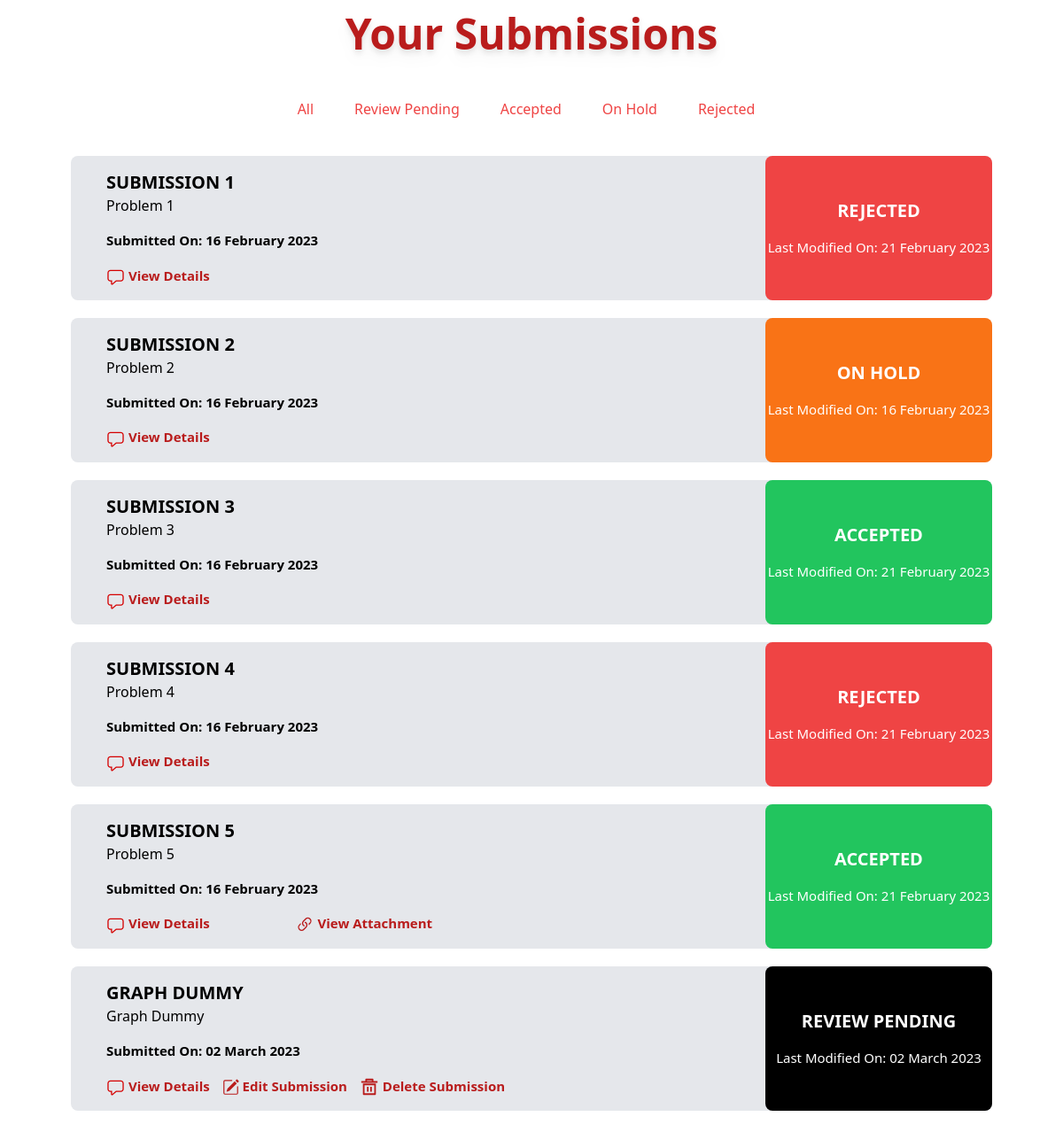
Before: / (signed in, lower part) with the older database file.
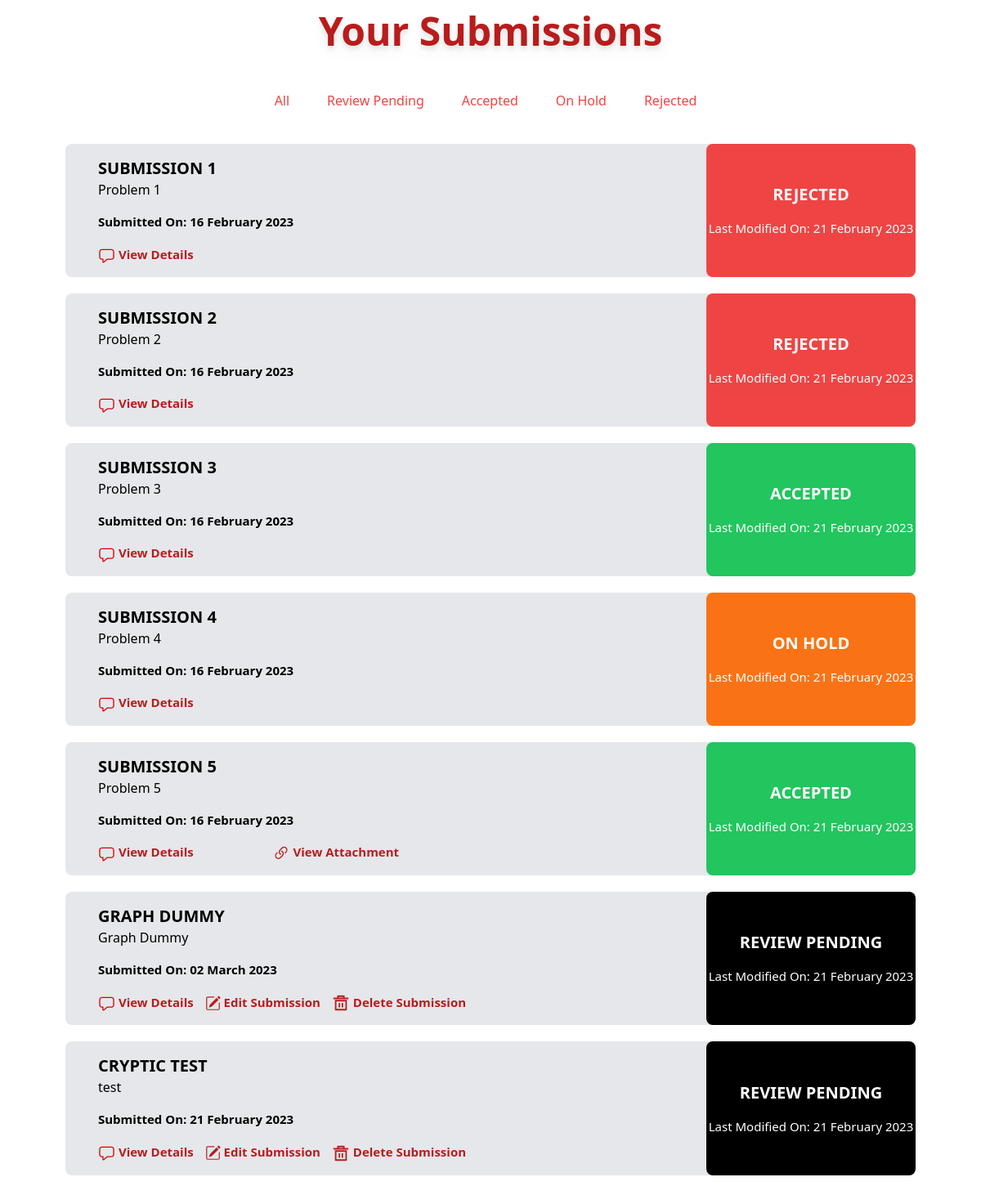
After: the same page with the newer database file.
### mainapp/models.py (models this page shows, shortened)
class Submission(models.Model):
    title = models.CharField(max_length=50)
    identified_problem = models.CharField(max_length=1000)
    proposed_solution = models.CharField(max_length=1000)
    benefit_of_solution = models.CharField(max_length=1000)
    similar_solutions = models.CharField(max_length=1000, null=True, blank=True)
    attachment = models.FileField(upload_to='submission_attachments/', null=True, blank=True)
    business_unit = models.ForeignKey(BusinessUnit, on_delete=models.CASCADE)
    ideator = models.ForeignKey(Account, on_delete=models.CASCADE)
    status = models.CharField(max_length=20, default="Review Pending") # Review Pending, On Hold, Accepted, Rejected
    remark = models.CharField(max_length=1000, null=True, blank=True)
    submitted_on = models.DateTimeField(default=localtime())
    modified_on = models.DateTimeField(default=localtime())
    key = models.CharField(max_length=50, unique=True)

### mainapp/views.py (the view, shortened to what this page needs)
# urls.py: path('', views.index, name='home'),
def index(request):
    bussiness_units = BusinessUnit.objects.all()
    innovation_champions = Account.objects.filter(is_IC=True)
    context = {
        'is_HOMEPAGE':1,
        'selected':'all',
        'bussiness_units':bussiness_units,
        'innovation_champions':innovation_champions,
    }
    if request.user.is_authenticated:
        if request.user.is_admin:
            return redirect('adminuser')
        if request.user.is_IG_admin:
            selected_BU = BusinessUnit.objects.all()[0]
            context["selected_BU"] = selected_BU
            submissions = Submission.objects.all()
            BU_submissions = submissions.filter(business_unit=selected_BU)
            graph4_array = [
                BU_submissions.count(),
                BU_submissions.filter(status="Accepted").count(),
                BU_submissions.filter(status="Rejected").count(),
                BU_submissions.filter(status="On Hold").count(),
                BU_submissions.filter(status="Review Pending").count()
            ]
            context["graph4_array"] = graph4_array
            if request.method == "POST":
                scroll_to_business_unit = True
                selected_BU_id = request.POST["business_unit"]
                selected_BU = BusinessUnit.objects.filter(id=selected_BU_id)[0]
                context["selected_BU"] = selected_BU
                context["scroll_to_business_unit"] = scroll_to_business_unit
                BU_submissions = submissions.filter(business_unit=selected_BU)
                graph4_array = [
                    BU_submissions.count(),
                    BU_submissions.filter(status="Accepted").count(),
                    BU_submissions.filter(status="Rejected").count(),
                    BU_submissions.filter(status="On Hold").count(),
                    BU_submissions.filter(status="Review Pending").count()
                ]
                context["graph4_array"] = graph4_array
            graph1_dict={}
            for submission in submissions:
                if str(submission.submitted_on.strftime('%B')) in graph1_dict.keys():
                    graph1_dict[str(submission.submitted_on.strftime('%B'))] += 1
                else:
                    graph1_dict[str(submission.submitted_on.strftime('%B'))] = 1
            context['submitted_month'] = list(graph1_dict.keys())
            context['submitted_month_values'] = list(graph1_dict.values())
            graph2_dict = {}
            business_units = BusinessUnit.objects.all()
            submissions = Submission.objects.all()
            for business_unit in business_units:
                graph2_dict[str(business_unit.name)] = 0
            for submission in submissions:
                graph2_dict[str(submission.business_unit)] += 1
            context['business_units'] = list(graph2_dict.keys())
            context['submissions'] = list(graph2_dict.values())
            graph3_dict = {
                "Review Pending":0,
                "Accepted":0,
                "Rejected":0,
                "On Hold":0,
            }
            for submission in submissions:
                graph3_dict[str(submission.status)] += 1
            context['submission_status'] = list(graph3_dict.keys())
            context['no_of_submissions'] = list(graph3_dict.values())
            return render(request, 'mainapp/IG_admin/home.html', context)
        elif request.user.is_ideator:
            submissions = Submission.objects.filter(ideator=request.user)
            context = {'submissions': submissions}
            return render(request, 'mainapp/ideator/home.html', context)
        else:
            return render(request, 'mainapp/index.html', context)
    else:
        return render(request, 'mainapp/index.html', context)

### mainapp/models.py (called while the page is built)
    def __str__(self):
        return self.name

### userauth/models.py (called while the page is built)
    def __str__(self):
        return self.fullname

### mainapp/templates/mainapp/ideator/home.html (shortened to what the changed rows need)
{% extends 'mainapp/base.html' %} {% load static %}  {% block content %}
<br />
<div class="flex justify-center flex-col alignitems-center h-auto w-auto">
  <div class="alignitems-center px-10 mx-5">
    <div class="">
      {% for submission in submissions %}
      <div class="bg-gray-200 pl-4 rounded-lg mt-5 mx-5">
        <div class="flex justify-between">
          <div class="basis-1/2 px-6 py-4">
            <p class="font-bold text-xl uppercase">{{ submission.title }}</p>
            <p class="idea_description">{{ submission.identified_problem }}</p>
            <p class="date_of_submission mt-4 text-[15px] font-semibold">Submitted On:<span class="font-bold"> {{ submission.submitted_on|date:"d F Y" }}</span></p>
            <div class="flex flex-row mt-4">
              <div class="flex-auto pr-1">
                <a class="text-red-700 text-[15px] font-semibold cursor-pointer hover:underline" id="viewdetails-btn" onclick="show_modal('{{ submission.id }}_overlay')">
                View Details</a>
              </div>
              {% if submission.attachment %}
              <div class="flex-auto pr-1">
                <a href="{{ submission.attachment.url }}"
                  target="_blank" class="text-red-700 text-[15px] font-semibold hover:underline">
                  View Attachment
                </a>
              </div>
              {% endif %}
              {% if submission.status == "Review Pending"  %}
              <div class="flex-auto pr-1">
                <a class="text-red-700 text-[15px] font-semibold hover:underline" href="{% url 'edit_submission' submission.key %}">
                  Edit Submission</a>
              </div>
              <div class="flex-auto pr-1">
                <a class="text-red-700 text-[15px] font-semibold hover:underline cursor-pointer" onclick="show_modal('{{ submission.id }}_del_confirm')">
                  Delete Submission</a>
              </div>
              {% endif %}
            </div>
          </div>
          {% if submission.status == "Accepted" %}
          <div class="basis-1/4 ml-6 text-center flex flex-col justify-evenly bg-green-500 rounded-lg">
            <div class="">
              <p class="text-xl px-2 text-white font-semibold uppercase">{{ submission.status }}</p>
          {% elif submission.status == "Rejected" %}
          <div class="basis-1/4 ml-6 text-center flex flex-col justify-evenly bg-red-500 rounded-lg">
            <div class="">
              <p class="text-xl px-2 text-white font-semibold uppercase">{{ submission.status }}</p>
          {% elif submission.status == "On Hold" %}
          <div class="basis-1/4 ml-6 text-center flex flex-col justify-evenly bg-orange-500 rounded-lg">
            <div class="">
              <p class="text-xl px-2 text-white font-semibold uppercase">{{ submission.status }}</p>
          {% elif submission.status == "Review Pending" %}
          <div class="basis-1/4 ml-6 text-center flex flex-col justify-evenly bg-black rounded-lg ">
            <div class="">
              <p class="text-xl px-2 text-white font-semibold uppercase">{{ submission.status }}</p>
              {% endif %}
              <p class="date_of_action mt-4 text-[15px] text-white">Last Modified On: {{ submission.modified_on|date:"d F Y" }} </p>
            </div>
          </div>
        </div>
      </div>
      {% endfor %}
      </div>
    </div>
  </div>
  <br />
{% endblock content %}

Changed rows visible on the page:
changed Submission "SUBMISSION 2": modified_on "16 February 2023" → "21 February 2023"; status "ON HOLD" → "REJECTED"
changed Submission "SUBMISSION 4": status "REJECTED" → "ON HOLD"
changed Submission "GRAPH DUMMY": modified_on "02 March 2023" → "21 February 2023"
added Submission: title "CRYPTIC TEST", identified_problem "test", submitted_on "21 February 2023", status "REVIEW PENDING", modified_on "21 February 2023"
